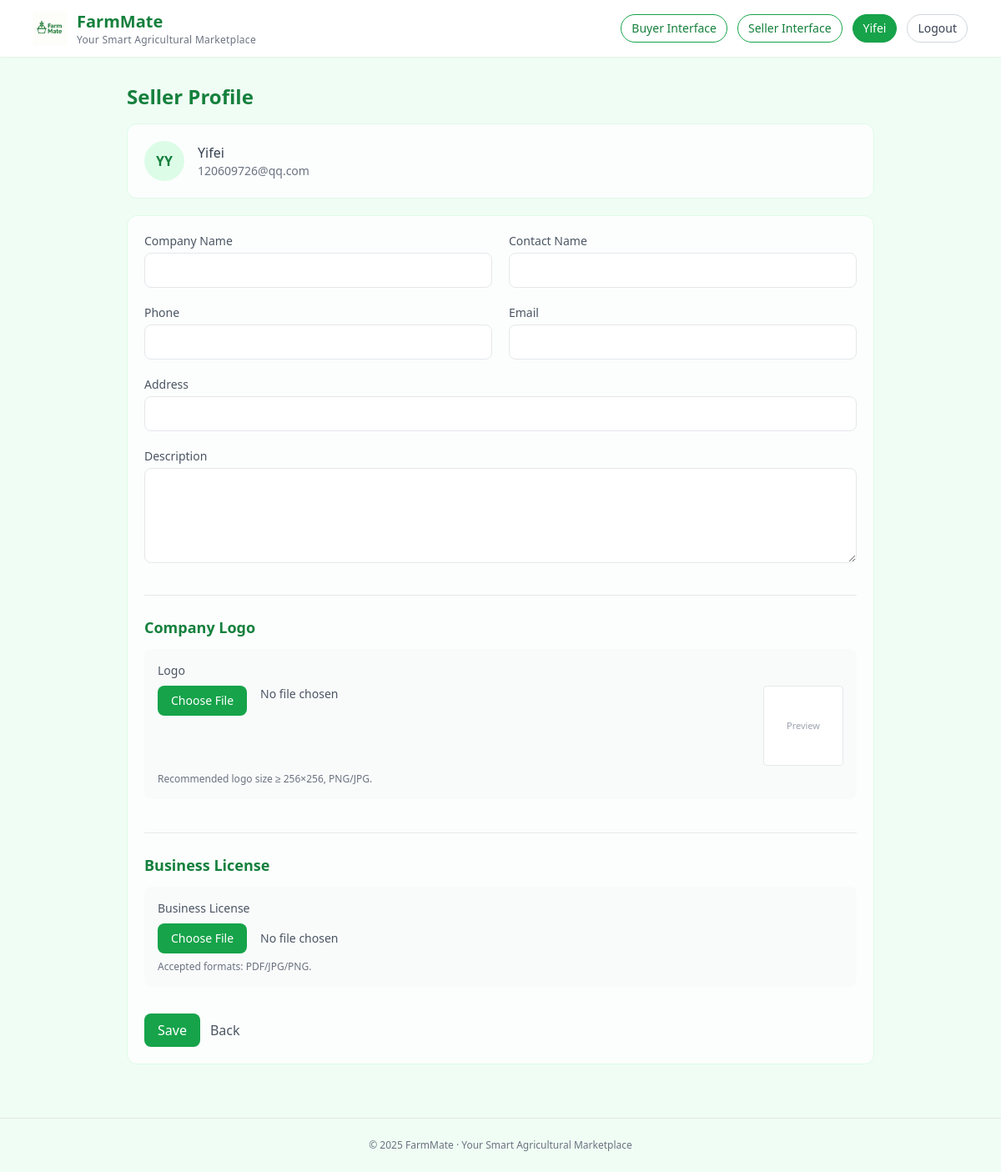
The app's page /seller/profile/ (signed in), older data.
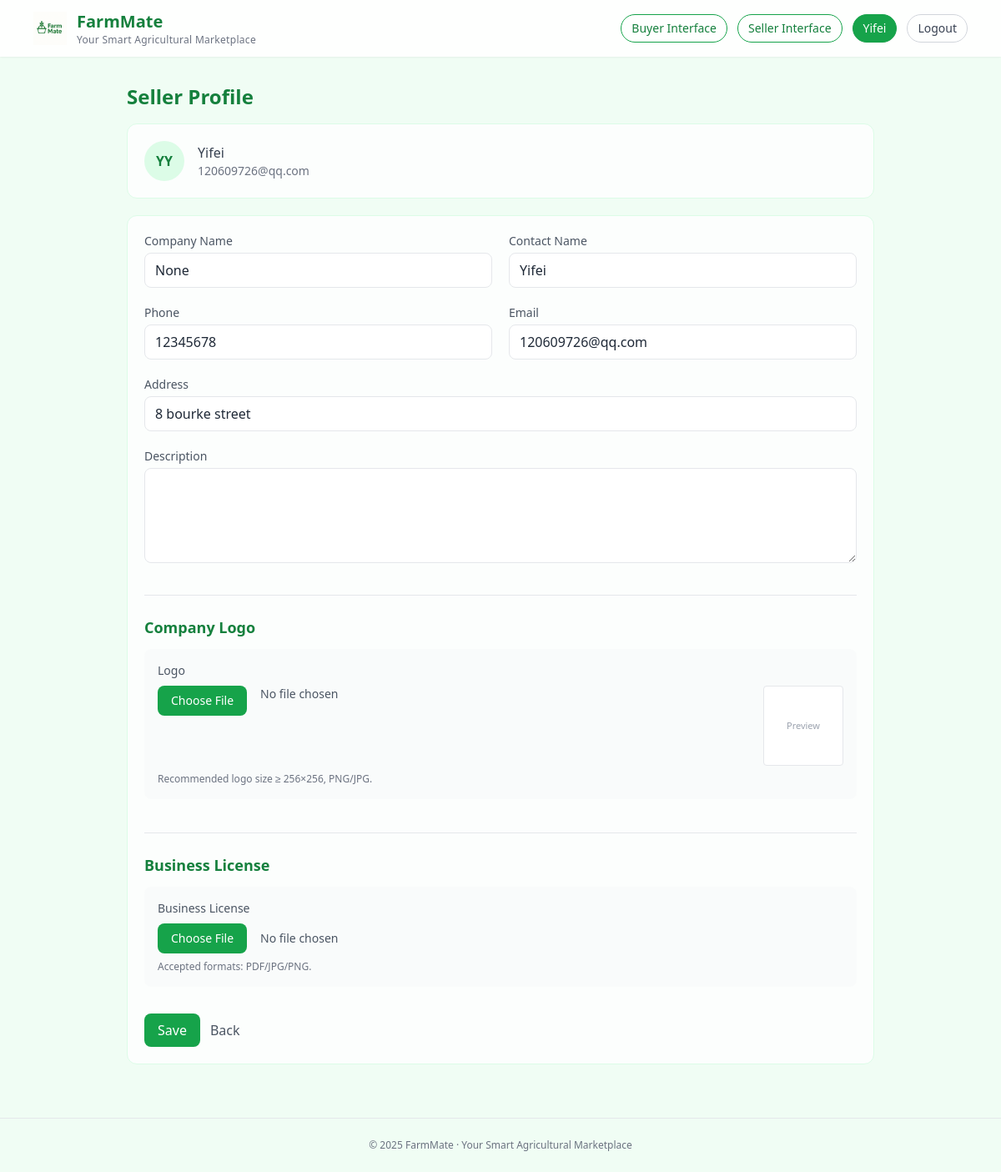
The same page, newer data.
### products/models.py (models this page shows)
class SupplierProfile(models.Model):
    user = models.OneToOneField(settings.AUTH_USER_MODEL, on_delete=models.CASCADE)
    company_name = models.CharField(max_length=200)
    contact_name = models.CharField(max_length=100, blank=True)
    phone = models.CharField(max_length=50, blank=True)
    email = models.EmailField(blank=True)
    address = models.CharField(max_length=255, blank=True)
    description = models.TextField(blank=True)
    logo = models.ImageField(upload_to='logos/', blank=True, null=True)
    business_license = models.FileField(upload_to='licenses/', blank=True, null=True)

### accounts/views.py (the view)
# urls.py: path('seller/profile/', seller_profile, name='seller-profile'),
@login_required
def seller_profile(request):
    if not request.user.is_seller():
        return render(request, "errors/forbidden.html", status=403)
    sp, _ = SupplierProfile.objects.get_or_create(user=request.user)
    if request.method == "POST":
        form = SupplierProfileForm(request.POST, request.FILES, instance=sp)
        if form.is_valid():
            form.save()
            return redirect('seller-profile')
    else:
        form = SupplierProfileForm(instance=sp)
    context = {
        'form': form,
        'account_username': request.user.get_username(),
        'account_email': getattr(request.user, 'email', ''),
        'placed_fields': [
            'company_name', 'contact_name', 'phone', 'email',
            'address', 'description', 'logo', 'business_license'
        ],
    }
    return render(request, 'seller/profile.html', context)

### accounts/models.py (called while the page is built)
    def is_seller(self): return self.role == self.Role.SELLER

### templates/seller/profile.html (shortened to what the changed rows need)
{% extends "_base.html" %}
{% block content %}
<div class="max-w-4xl mx-auto">
  <h1 class="text-2xl font-bold text-green-700 mb-4">Seller Profile</h1>
  <form method="post" enctype="multipart/form-data" class="bg-white/80 border border-green-100 rounded-xl p-5">
    <div class="grid grid-cols-1 md:grid-cols-2 gap-5">
      <div>
        <label class="block text-sm text-gray-600 mb-1" for="{{ form.company_name.id_for_label }}">Company Name</label>
        {{ form.company_name }}
      </div>
      {% if form.contact_name %}
      <div>
        <label class="block text-sm text-gray-600 mb-1" for="{{ form.contact_name.id_for_label }}">Contact Name</label>
        {{ form.contact_name }}
      </div>
      {% endif %}
      {% if form.phone %}
      <div>
        <label class="block text-sm text-gray-600 mb-1" for="{{ form.phone.id_for_label }}">Phone</label>
        {{ form.phone }}
      </div>
      {% endif %}
      {% if form.email %}
      <div>
        <label class="block text-sm text-gray-600 mb-1" for="{{ form.email.id_for_label }}">Email</label>
        {{ form.email }}
      </div>
      {% endif %}
      {% if form.address %}
      <div class="md:col-span-2">
        <label class="block text-sm text-gray-600 mb-1" for="{{ form.address.id_for_label }}">Address</label>
        {{ form.address }}
      </div>
      {% endif %}
      {% if form.description %}
      <div class="md:col-span-2">
        <label class="block text-sm text-gray-600 mb-1" for="{{ form.description.id_for_label }}">Description</label>
        {{ form.description }}
      </div>
      {% endif %}
    </div>
    {% if form.logo %}
    <div class="md:col-span-2 mt-8 pt-6 border-t border-gray-200">
      <h2 class="text-lg font-semibold text-green-700 mb-3">Company Logo</h2>
    </div>
    {% endif %}
    {% if form.business_license %}
    <div class="md:col-span-2 mt-10 pt-6 border-t border-gray-200">
      <h2 class="text-lg font-semibold text-green-700 mb-3">Business License</h2>
    </div>
    {% endif %}
  </form>
</div>
{% endblock %}

Row changes from the older to the newer data that the page shows:
changed SupplierProfile: company_name (not shown) → "None"; contact_name (not shown) → "Yifei"; phone (not shown) → "12345678"; email (not shown) → "120609726@qq.com"; address (not shown) → "8 bourke street"
